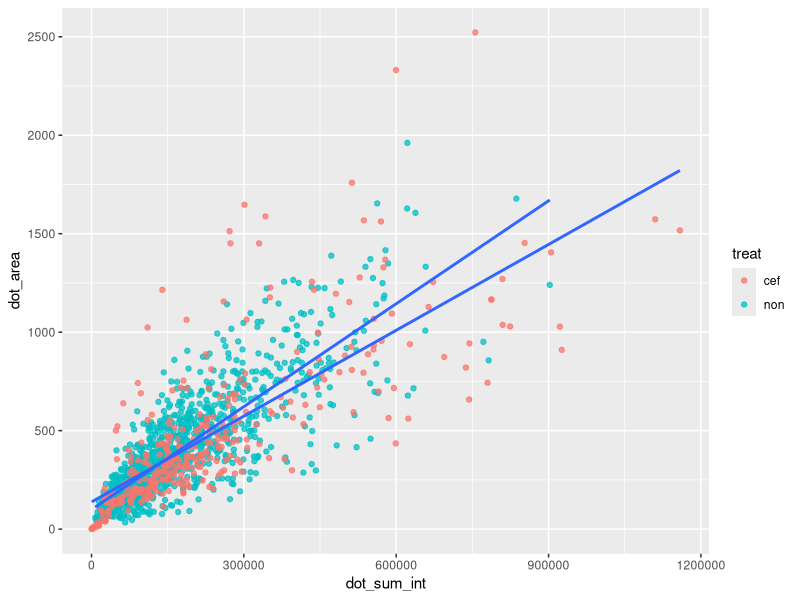
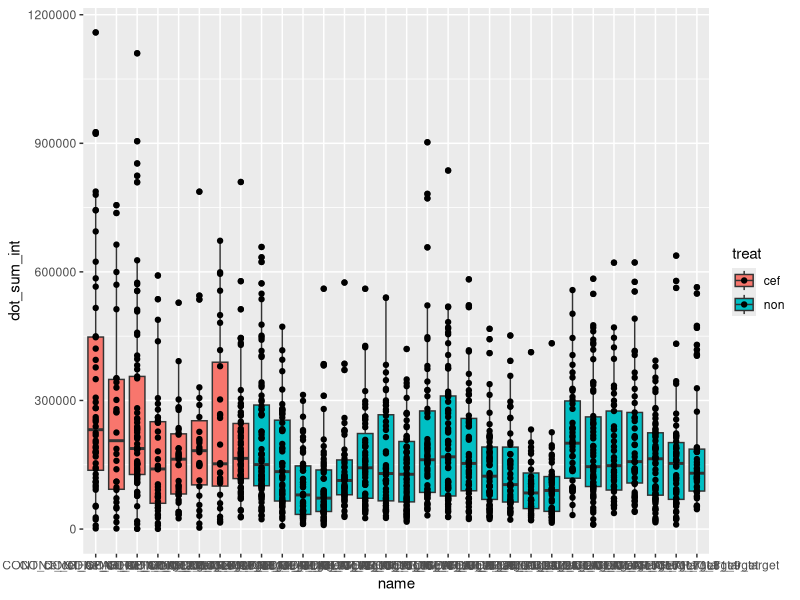
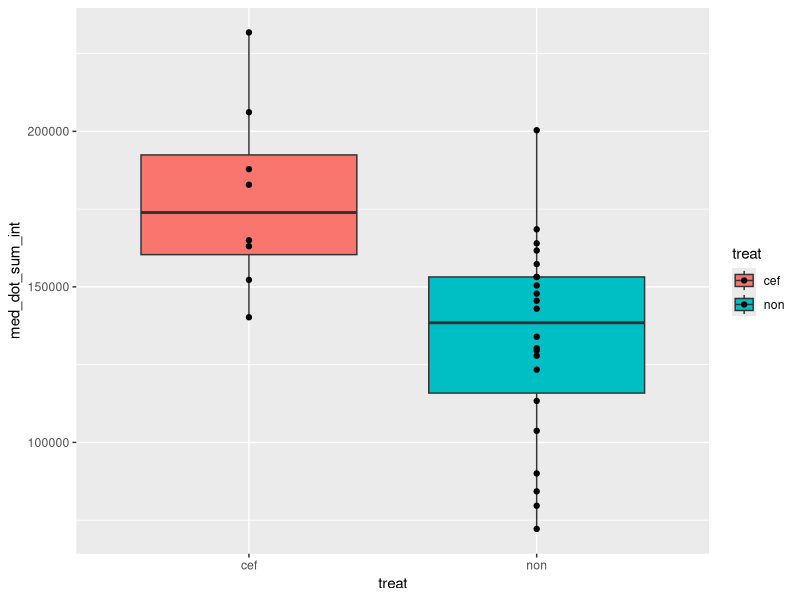
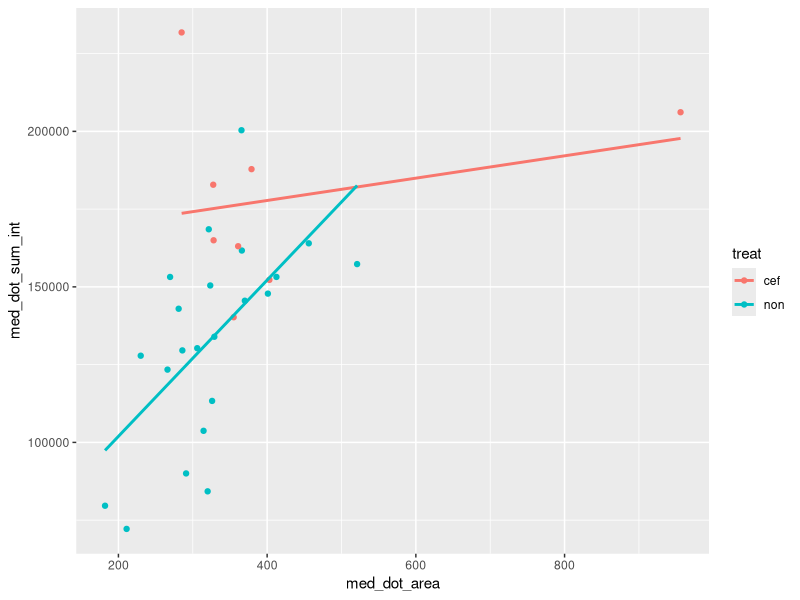
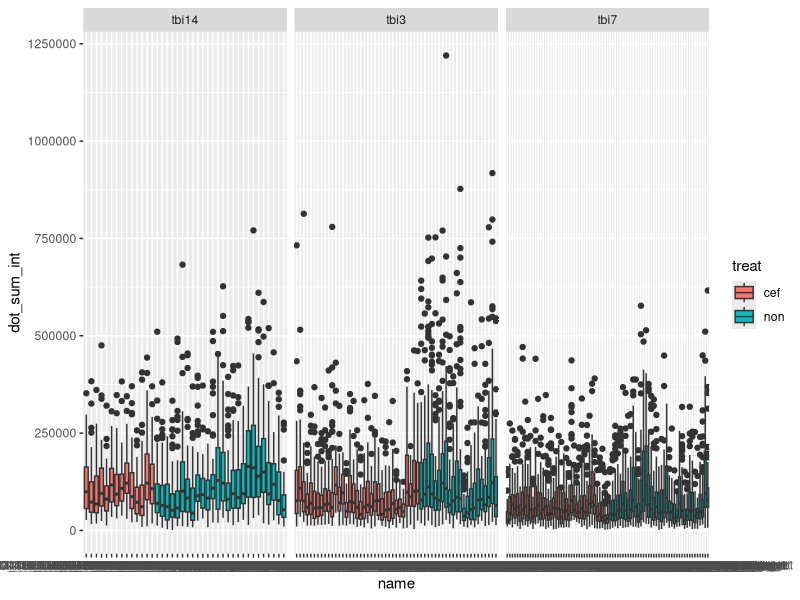
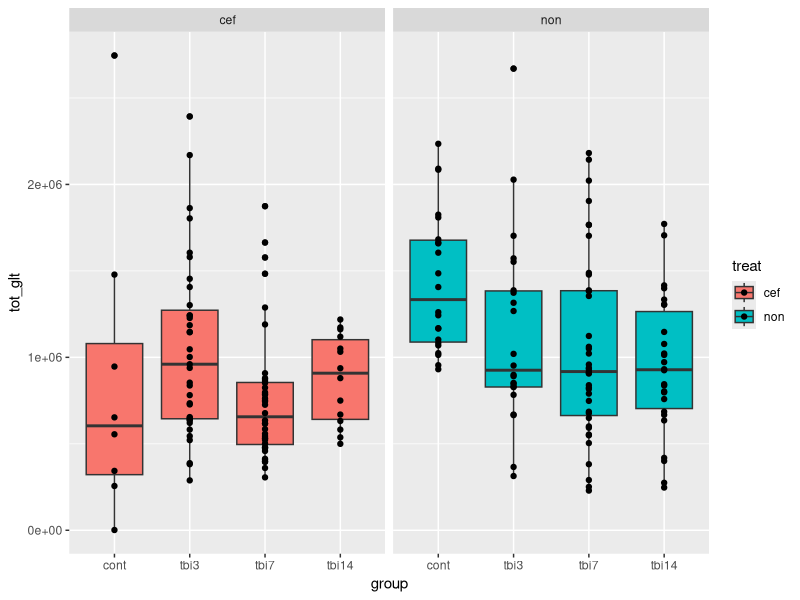

The R source for these figures, in order: (Note: this script raises an error after producing the figures.)
# GLT in astrocytes
#
# COLUMNS FROM PLUGIN
# cell_row = [glt_img.name,                        # id
#             group,                               # group
#             a_region.label,                      # cell_num
#             one_cell_area,                       # cell_area
#             one_dot_num,                         # dot_num
#             one_dot_area,                        # dot_area
#             round(one_dot_rel_area, 3),          # dot_rel_area
#             one_dot_sum_int,                     # dot_sum_int
#             int(one_dot_mean_int),               # dot_mean_int
#             int(one_dot_sum_int / one_dot_num),  # dot_men_int_per_dot
#             int(one_dot_mean_int_dens)]          # dot_mean_int_dens


require(dplyr)
require(tidyr)
require(purrr)
require(rstatix)
library(gridExtra)
require(ggplot2)
require(ggpubr)
require(cowplot)
require(ggsci)


setwd('/home/wisstock/bio_note/projects/PhD/9_2024_GLT_in_TBI/exp/2025_08_23_glt_in_astrocytes')

df <- read.csv('astrocyte_count.csv') %>%
  select(-dot_rel_area, -id) %>%
  mutate_if(is.character, as.factor)


##### CTRL TEST #####
# RAW
df.ctrl <- df %>%
  filter(group == 'cont') %>%
  droplevels() %>%
  select(-group) %>%
  filter(dot_area < 3000, dot_sum_int < 1.5e+6) %>%
  droplevels()


ggplot(data = df.ctrl,
       aes(x = dot_sum_int, y = dot_area)) +
  geom_point(aes(color = treat), alpha = .75) +
  geom_smooth(aes(group = treat), method = 'lm', se = FALSE)


ggplot(data = df.ctrl,
       aes(x = name, y = dot_sum_int, fill = treat)) +
  geom_boxplot() +
  geom_point()

df.ctrl %>%
  group_by(treat) %>%
  kruskal_test(dot_sum_int ~ name) %>%
  add_significance()

# MED
df.ctrl.med <- df.ctrl %>%
  group_by(name) %>%
  mutate(med_dot_sum_int = median(dot_sum_int),
         med_dot_area = median(dot_area),
         med_dot_num = median(dot_num),
         med_cell_area = median(cell_area)) %>%
  select(name, treat, med_dot_sum_int, med_dot_area, med_dot_num) %>%
  distinct() %>%
  droplevels() %>%
  ungroup()


ggplot(data = df.ctrl.med,
       aes(x = treat, y = med_dot_sum_int, fill = treat)) +
  geom_boxplot() +
  geom_point()


ggplot(data = df.ctrl.med,
       aes(x = med_dot_area, y = med_dot_sum_int, color = treat)) +
  geom_point() +
  geom_smooth(method = 'lm', se = FALSE)


df.ctrl.med %>%
  wilcox_test(med_dot_sum_int ~ treat) %>%
  add_significance()


##### EXP MED STAT #####
# RAW
df.tbi <-  df %>%
  filter(group != 'cont') %>%
  droplevels() %>%
  filter(dot_area < 3000, dot_sum_int < 1.5e+6) %>%
  droplevels()

ggplot(data = df.tbi,
       aes(x = name, y = dot_sum_int, fill = treat)) +
  geom_boxplot() +
  facet_wrap(~group, scales = "free_x")




###### MED STAT #####
df.tbi.med <- df %>%
  group_by(name) %>%
  mutate(tot_dot_num = sum(dot_num),
         tot_dot_int = sum(dot_num),
         tot_glt = tot_dot_num * tot_dot_int,
         med_dot_sum_int = median(dot_sum_int),
         med_dot_area = median(dot_area),
         med_cell_area = median(cell_area),
         group = factor(group, levels = c('cont', 'tbi3', 'tbi7', 'tbi14'))) %>%
  select(name, group, treat,
         med_cell_area, med_dot_sum_int, med_dot_area,
         tot_dot_num, tot_dot_int, tot_glt) %>%
  distinct() %>%
  droplevels() %>%
  ungroup()

ggplot(data = df.tbi.med,
       aes(x = group, y = tot_glt, fill = treat)) +
  geom_boxplot() +
  geom_point() +
  facet_wrap(~treat)

df.tbi.med %>%
  group_by(treat) %>%
  pairwise_wilcox_test(med_dot_num ~ group, ref.group = 'cont')
